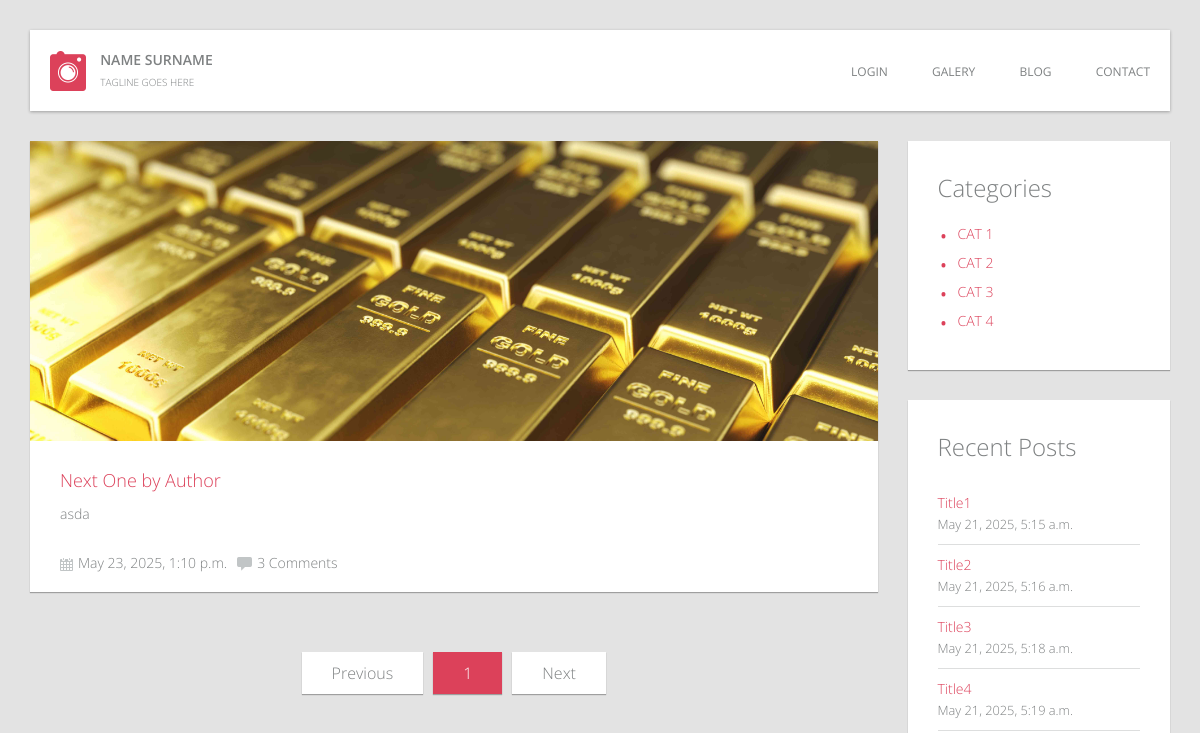
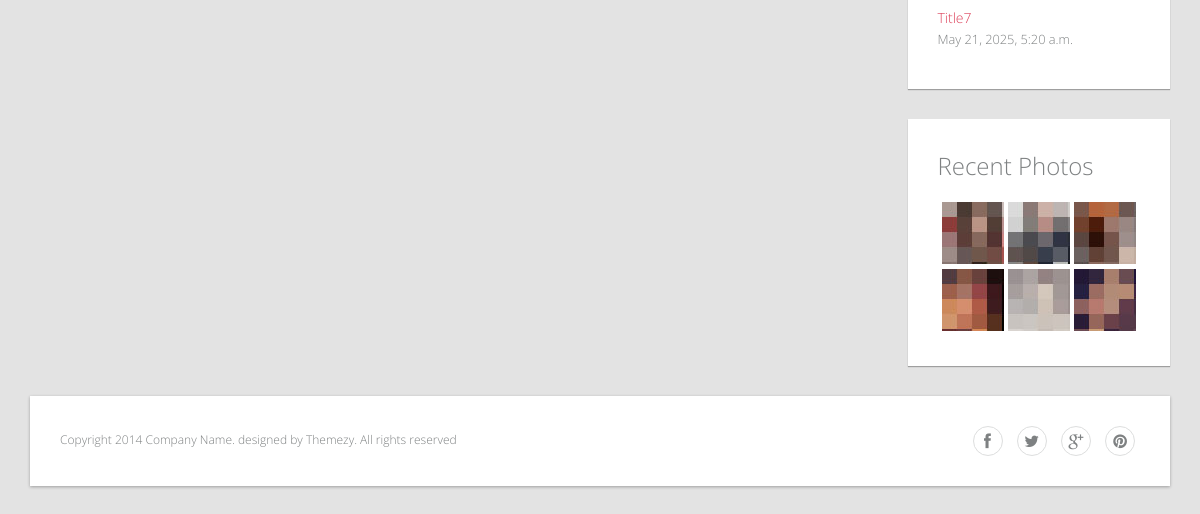
The page /blog/ on the database as committed earlier (2 pictures, top to bottom).
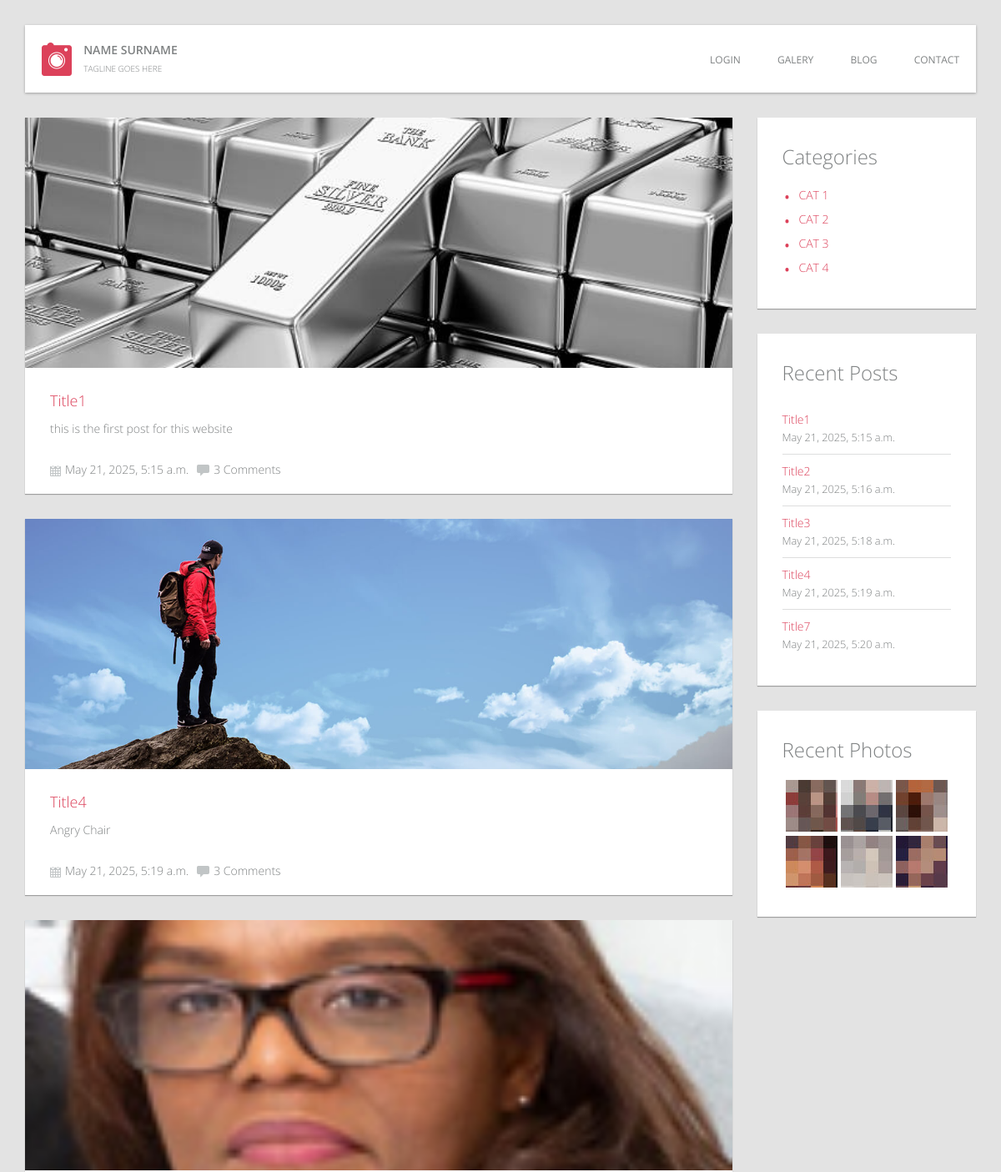
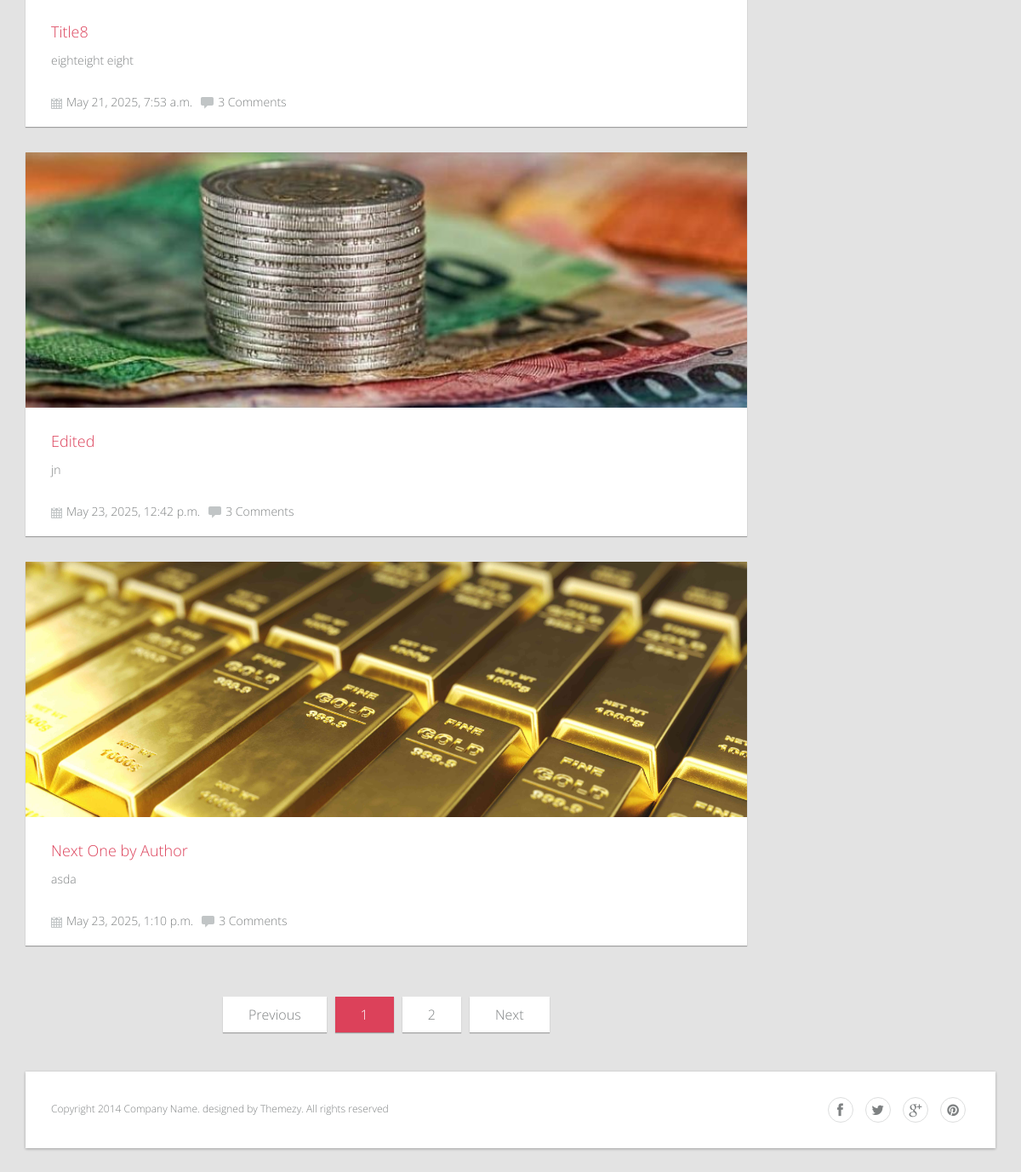
The same page on the database as committed later (2 pictures, top to bottom).
### blog_app/models.py (models this page shows, shortened)
class Post(models.Model):
    STATUS_CHOICES = [
        ('draft', 'Draft'),
        ('published', 'Published'),
        ('archived', 'Archived'),
    ]
    title = models.CharField(max_length=255)
    summary = RichTextField(blank=True, null=True)
    content = RichTextField()
    post_display = models.ImageField(upload_to='post_image/img')
    status = models.CharField(max_length=10, choices=STATUS_CHOICES, default='draft')
    author = models.ForeignKey(CustomUser, on_delete=models.CASCADE, related_name='post_author')
    categories = models.ForeignKey(Category, on_delete=models.CASCADE, related_name='post_category', blank=False)
    tags = models.ManyToManyField(Tag, related_name='post_tag', blank=False)
    created_at = models.DateTimeField(auto_now_add=True)
    updated_at = models.DateTimeField(auto_now=True)
    slug = models.SlugField(max_length=270, blank=True)

class Category(models.Model):
    name = models.CharField(max_length=100, unique=True)
    slug = models.CharField(max_length=120, unique=True, blank=True)

### blog_app/views.py (the view)
# urls.py: path('blog/', views.blog_view, name="blog"),
def blog_view(request, slug=None):
    categories = Category.objects.all()
    recents = Post.objects.order_by('created_at')[:5]
    if slug:
        category = get_object_or_404(Category, slug=slug)
        posts = Post.objects.filter(categories=category, status='published')
    else:
        posts = Post.objects.filter(status='published')
    p = Paginator(posts, 5) #4post per page
    page_num = request.GET.get('page')
    page_obj = p.get_page(page_num)
    context = {
        "page_obj": page_obj,
        "categories": categories,
        "recents": recents,
    }
    return render(request, 'blog.html', context)

### templates/blog.html (shortened to what the changed rows need)
{% extends 'base.html' %}
{% load static %}
{% block content %}
<main class="main-content">
    <div class="row">
        <div class="blog-post col-md-9">
            {% for post in page_obj %}
            <article class="post">
                <figure class="featured-image"><img src="{{post.post_display.url}}" alt=""></figure>
                <div class="entry-detail">
                    <h2 class="entry-title"><a href="{% url 'single' post.slug %}">{{post.title}}</a></h2>
                    <div class="entry-summary">{{post.summary|safe}}
                    </div>
                    <div class="entry-meta"><span class="entry-date"><img src="{% static 'images/icon-calendar.png' %}" alt="">{{post.created_at}}</span><span
                            class="comments-count"><img src="{% static 'images/icon-comment.png' %}" alt="">3 Comments</span></div>
                </div>
            </article>
            {% endfor %}
            <div class="text-center">
                <div class="dataTables_paginate paging_simple_numbers">
                    <ul class="pagination">
                        {% for num in page_obj.paginator.page_range %}
                        {% if page_obj.number == num %}
                        <li class="paginate_button page-item active">
                            <a href="#" class="more-post active">{{ num }}</a>
                        </li>
                        {% else %}
                        <li class="paginate_button page-item">
                            <a href="?page={{ num }}" class="more-post">{{ num }}</a>
                        </li>
                        {% endif %}
                        {% endfor %}
                        {% if page_obj.has_next %}
                        <li class="paginate_button page-item next">
                            <a href="?page={{ page_obj.next_page_number }}" class="more-post">Next</a>
                        </li>
                        {% else %}
                        <li class="paginate_button page-item next disabled">
                            <a href="#" class="more-post">Next</a>
                        </li>
                        {% endif %}
                    </ul>
                </div>
            </div>
        </div>
        <div class="aside siderbar col-md-3">
            <div class="widget">
                <ul class="bullet">
                    {% for category in categories %}
                    <li><a href="{% url 'blog_by_category' category.slug %}">{{category.name}}</a></li>
                    {% endfor %}
                </ul>
            </div>
            <div class="widget recent-posts-widget">
                <ul>
                    {% for recent in recents %}
                    <li>
                        <h4 class="entry-title"><a href="{% url 'single' recent.slug %}">{{recent.title}}</a></h4>
                        <small class="date">{{recent.created_at}}</small>
                    </li>
                    {% endfor %}
                </ul>
            </div>
        </div>
    </div>
</main>
{% endblock %}

Rows that differ between the two databases and show on the page:
now on one of the page's lists (row edited): Post: title "Title1", summary "this is the first post for this website", created_at "May 21, 2025, 5:15 a.m."
now on one of the page's lists (row edited): Post: title "Title4", summary "Angry Chair", created_at "May 21, 2025, 5:19 a.m."
now on this page (row edited): Post: post_display (picture), title "Title8", summary "eighteight eight", created_at "May 21, 2025, 7:53 a.m.", shown under "NAME SURNAME"
now on this page (row edited): Post: post_display (picture), title "Edited", summary "jn", created_at "May 23, 2025, 12:42 p.m.", shown under "NAME SURNAME"
Other text that changed with them:
new list line: "2"
